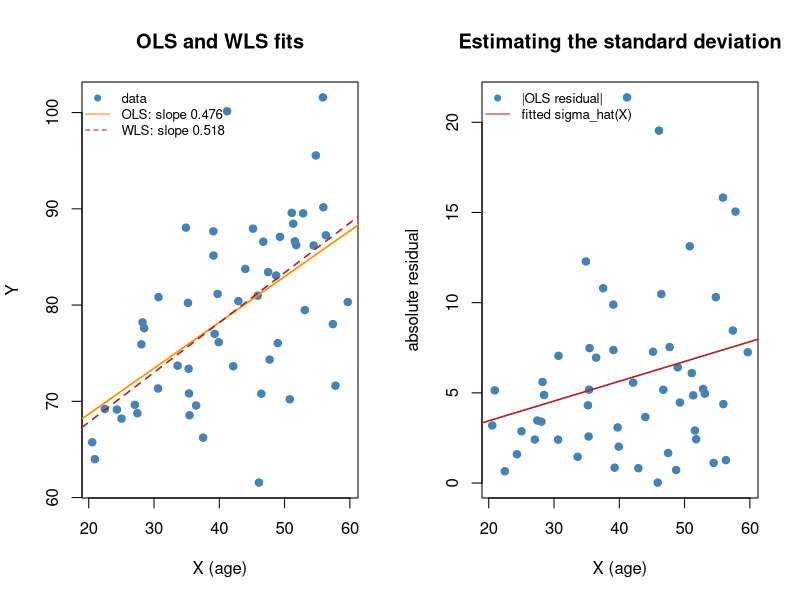

Source code (R):
# WLS versus OLS for simulated data whose error standard deviation grows linearly with X.
set.seed(0)
n <- 54
x <- sort(runif(n, 20, 60))
sdev <- 0.25 * x - 2.0
y <- 56 + 0.58 * x + rnorm(n, 0, sdev)

ols <- lm(y ~ x)
e <- residuals(ols)
# stage 2: regress |e| on x to estimate the standard deviation of each case
sfit <- lm(abs(e) ~ x)
w <- 1 / fitted(sfit)^2
wls <- lm(y ~ x, weights = w)
print(summary(wls))

op <- par(mfrow = c(1, 2))
plot(x, y, pch = 19, col = "steelblue", xlab = "X (age)", ylab = "Y", main = "OLS and WLS fits")
abline(ols, col = "darkorange", lwd = 1.6)
abline(wls, col = "firebrick", lwd = 1.6, lty = 2)
legend("topleft", bty = "n", cex = 0.8, pch = c(19, NA, NA), lty = c(NA, 1, 2),
       col = c("steelblue", "darkorange", "firebrick"),
       legend = c("data", sprintf("OLS: slope %.3f", coef(ols)[2]), sprintf("WLS: slope %.3f", coef(wls)[2])))

plot(x, abs(e), pch = 19, col = "steelblue", xlab = "X (age)", ylab = "absolute residual",
     main = "Estimating the standard deviation")
abline(sfit, col = "firebrick", lwd = 1.6)
legend("topleft", bty = "n", cex = 0.8, pch = c(19, NA), lty = c(NA, 1), col = c("steelblue", "firebrick"),
       legend = c("|OLS residual|", "fitted sigma_hat(X)"))
par(op)
